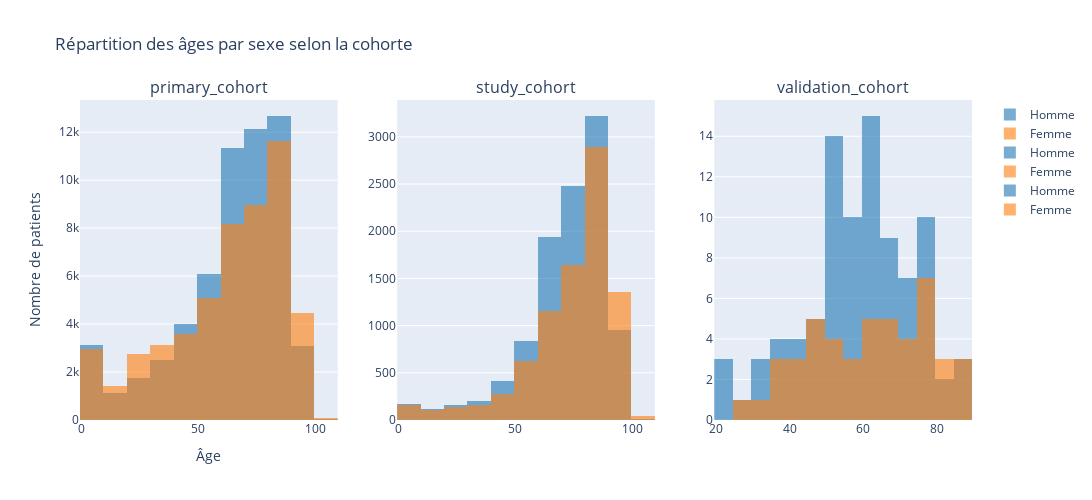

Notebook source saved alongside this figure:
### Markdown cell above
### 4. Vérification age et sexe indépendant

### Code cell
import plotly.graph_objects as go
from plotly.subplots import make_subplots

fig = make_subplots(
    rows=1,
    cols=len(cohorts),
    subplot_titles=cohorts)


colors = {0: '#1f77b4', 1: '#ff7f0e'}  # bleu = homme, orange = femme

for i, cohort in enumerate(cohorts):
    fig.add_trace(
        go.Histogram(
            x=dict_df[cohort].loc[dict_df[cohort].sex_0male_1female == 0, 'age_years'],
            name='Homme',
            opacity=0.6,
            marker_color=colors[0],
            nbinsx=20
        ),
        row=1, col=i+1
    )

    fig.add_trace(
        go.Histogram(
            x=dict_df[cohort].loc[dict_df[cohort].sex_0male_1female == 1, 'age_years'],
            name='Femme',
            opacity=0.6,
            marker_color=colors[1],
            nbinsx=20
        ),
        row=1, col=i+1
    )

fig.update_layout(
    title="Répartition des âges par sexe selon la cohorte",
    xaxis_title="Âge",
    yaxis_title="Nombre de patients",
    barmode='overlay',   
    height=500,
    width=1200,
    showlegend=True
)

fig.show()

### Figure 1 — Plotly figure (JSON) as saved in the notebook; plotly's stock layout.template omitted (floating-point values rounded to 4 significant figures; data arrays with more than 128 entries replaced by an {"elided": "..."} marker saying what was removed)
{"data": [{"marker": {"color": "#1f77b4"}, "name": "Homme", "nbinsx": 20, "opacity": 0.6, "type": "histogram", "x": {"elided": "57973 int values"}, "xaxis": "x", "yaxis": "y"}, {"marker": {"color": "#ff7f0e"}, "name": "Femme", "nbinsx": 20, "opacity": 0.6, "type": "histogram", "x": {"elided": "52231 int values"}, "xaxis": "x", "yaxis": "y"}, {"marker": {"color": "#1f77b4"}, "name": "Homme", "nbinsx": 20, "opacity": 0.6, "type": "histogram", "x": {"elided": "10505 int values"}, "xaxis": "x2", "yaxis": "y2"}, {"marker": {"color": "#ff7f0e"}, "name": "Femme", "nbinsx": 20, "opacity": 0.6, "type": "histogram", "x": {"elided": "8546 int values"}, "xaxis": "x2", "yaxis": "y2"}, {"marker": {"color": "#1f77b4"}, "name": "Homme", "nbinsx": 20, "opacity": 0.6, "type": "histogram", "x": [20, 22, 33, 33, 35, 36, 40, 42, 45, 48, 49, 50, 50, 52, 52, 53, 53, 54, 54, 55, 57, 57, 58, 59, 60, 60, 60, 60, 61, 61, 62, 64, 64, 64, 66, 66, 67, 67, 68, 73, 74, 74, 75, 76, 78, 78, 79, 79, 79, 82, 89, 89, 55, 24, 62, 80, 56, 29, 71, 43, 59, 50, 77, 73, 67, 50, 36, 54, 77, 35, 48, 44, 70, 76, 63, 30, 60, 57, 69, 71, 53, 69, 63, 86, 50, 67, 47, 50, 62, 58], "xaxis": "x3", "yaxis": "y3"}, {"marker": {"color": "#ff7f0e"}, "name": "Femme", "nbinsx": 20, "opacity": 0.6, "type": "histogram", "x": [26, 33, 35, 36, 38, 41, 43, 46, 47, 48, 53, 54, 55, 61, 62, 64, 66, 67, 69, 70, 72, 73, 74, 75, 75, 75, 76, 78, 79, 83, 84, 84, 88, 76, 60, 89, 41, 87, 53, 68, 45, 50, 66, 46, 61, 57, 55], "xaxis": "x3", "yaxis": "y3"}], "layout": {"annotations": [{"font": {"size": 16}, "showarrow": false, "text": "primary_cohort", "x": 0.1444, "xanchor": "center", "xref": "paper", "y": 1, "yanchor": "bottom", "yref": "paper"}, {"font": {"size": 16}, "showarrow": false, "text": "study_cohort", "x": 0.5, "xanchor": "center", "xref": "paper", "y": 1, "yanchor": "bottom", "yref": "paper"}, {"font": {"size": 16}, "showarrow": false, "text": "validation_cohort", "x": 0.8556, "xanchor": "center", "xref": "paper", "y": 1, "yanchor": "bottom", "yref": "paper"}], "barmode": "overlay", "height": 500, "showlegend": true, "title": {"text": "Répartition des âges par sexe selon la cohorte"}, "width": 1200, "xaxis": {"anchor": "y", "domain": [0, 0.2889], "title": {"text": "Âge"}}, "xaxis2": {"anchor": "y2", "domain": [0.3556, 0.6444]}, "xaxis3": {"anchor": "y3", "domain": [0.7111, 1]}, "yaxis": {"anchor": "x", "domain": [0, 1], "title": {"text": "Nombre de patients"}}, "yaxis2": {"anchor": "x2", "domain": [0, 1]}, "yaxis3": {"anchor": "x3", "domain": [0, 1]}}}
